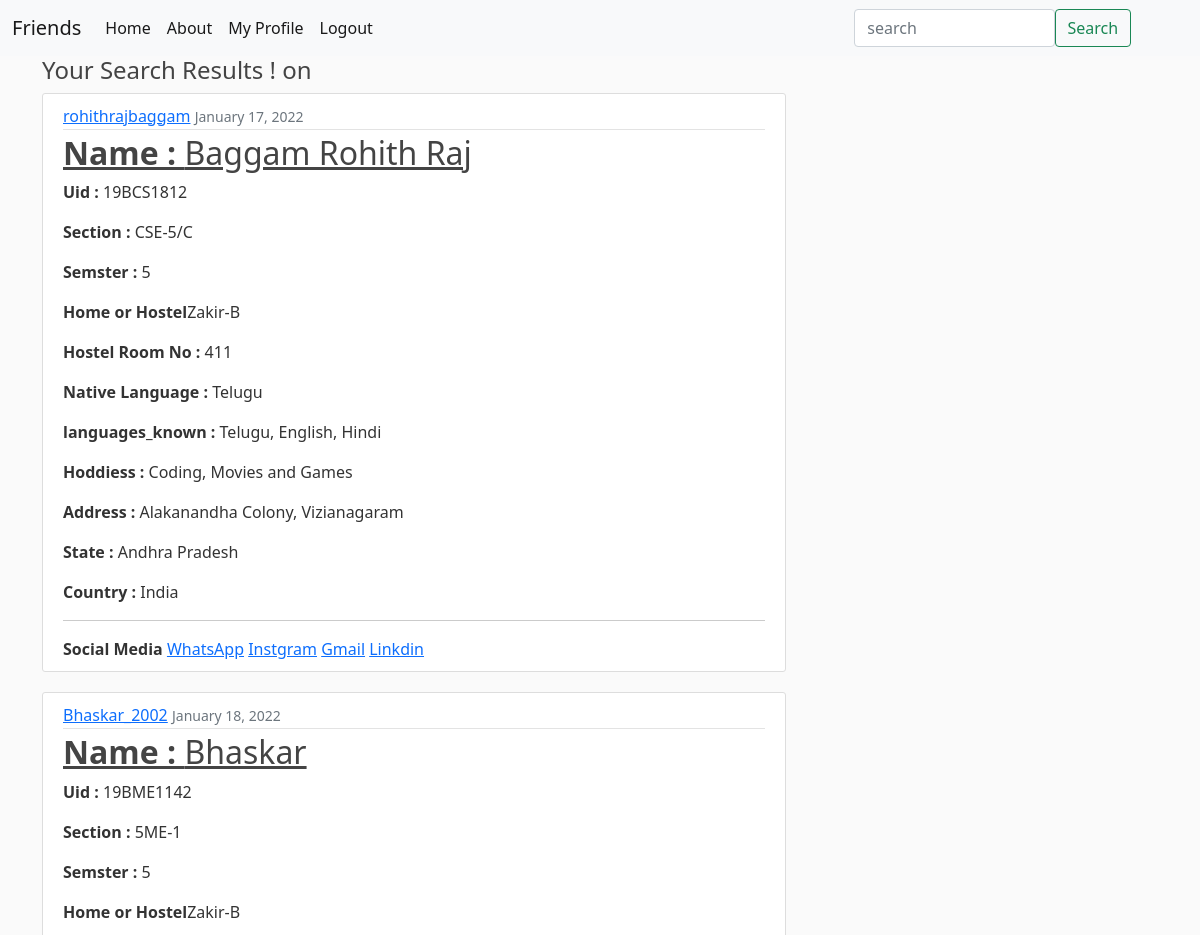
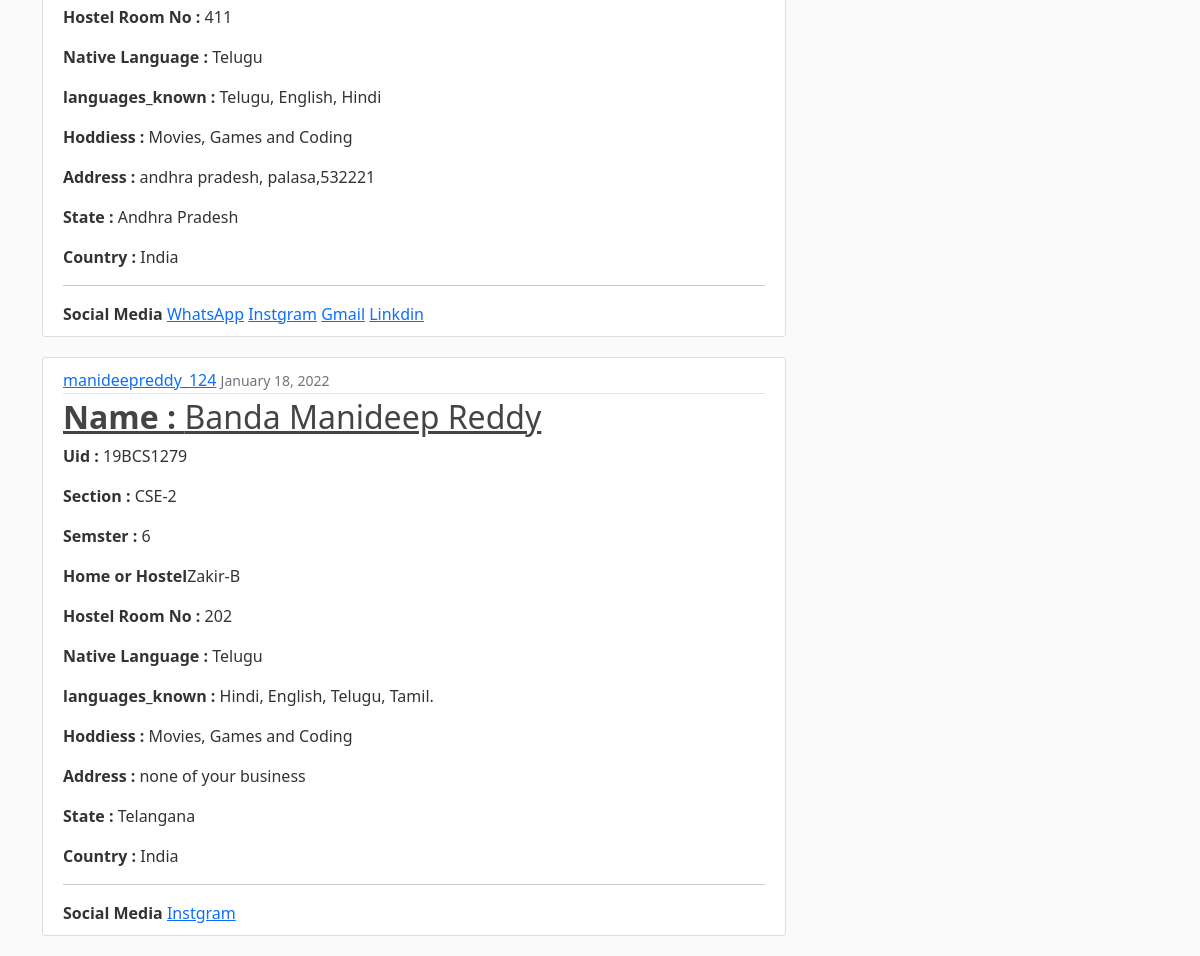
Screenshot of /search/ (signed in) with the database file from the repository (2 pictures, top to bottom).
### blog/models.py (models this page shows, shortened)
class Post(models.Model):
    name        = models.CharField(max_length=100)
    user_posted = models.ForeignKey(User, on_delete=models.CASCADE)
    uid         = models.CharField(max_length=10, unique=True)
    section     = models.CharField(max_length=10, blank=True)
    semster     = models.IntegerField( blank=True)
    hostel_or_Home  = models.CharField(max_length=20, blank=True)
    hostel_number   = models.PositiveIntegerField(default=None, blank=True)
    native_language = models.CharField(max_length=10, default=None)
    languages_known = models.CharField(max_length=100, default=None) # add languages functionality for next update
    hoddies     = models.CharField(max_length=100, blank=True)
    address     = models.TextField(default=None, blank=True)
    state       = models.CharField(max_length=40, default=None)
    country     = models.CharField(max_length=20, default='India')
    instagram   = models.CharField(max_length=100, default=None, blank=True)
    gmail       = models.EmailField(max_length=100, blank=True)
    linkdin     = models.CharField(max_length=100, default=User, blank=True)
    whatsapp    = models.CharField(max_length=100, default=User, blank=True)
    date_posted = models.DateTimeField(default=timezone.now)

### blog/views.py (the view, shortened to what this page needs)
# urls.py: path('search/', views.search, name='search'),
@login_required
def search(request):
    posts = Post.objects.all()
    keyword = ''
    context = {
        'posts' : posts,
        'keyword' : keyword
    }
    return render(request, 'blog/search.html', context)

### blog/templates/blog/search.html (shortened to what this page needs)
{% extends 'blog/base.html' %}
{% block content %}
  <h4>Your Search Results ! on {{keyword}}</h4>
 {% if posts %}
 {% for post in posts %}
<article class="media content-section">
    <div class="media-body">
    <div class="article-metadata">
        <a class="mr-2" href="{%url 'user-posts' post.user_posted.username %}">{{ post.user_posted }}</a>
        <small class="text-muted">{{ post.date_posted|date:"F d, Y" }}</small>
    </div>
    {% if  post.name %}
    <h2><a class="article-title" href="{%url 'post-detail' post.id%}"><b>Name : </b>{{ post.name }}</a></h2>
    {% endif %}
    {% if  post.uid %}
    <p class="article-content"> <b>Uid : </b> {{ post.uid }}</p>
    {% endif %}
    {% if  post.section %}
    <p class="article-content"><b>Section : </b>{{ post.section }}</p>
    {% endif %}
    {% if  post.semster %}
    <p class="article-content"><b>Semster : </b>{{ post.semster }}</p>
    {% endif %}
    {% if  post.hostel_or_Home %}
    <p class="article-content"><b>Home or Hostel</b>{{ post.hostel_or_Home }}</p>
    {% endif %}
    {% if  post.hostel_number %}
    <p class="article-content"><b>Hostel Room No : </b>{{ post.hostel_number }}</p>
    {% endif %}
    {% if  post.native_language %}
    <p class="article-content"><b>Native Language : </b>{{ post.native_language }}</p>
    {% endif %}
    {% if  post.languages_known %}
    <p class="article-content"><b>languages_known : </b>{{ post.languages_known }}</p>
    {% endif %}
    {% if  post.hoddies %}
    <p class="article-content"><b>Hoddiess : </b>{{ post.hoddies }}</p>
    {% endif %}
    {% if  post.address %}
    <p class="article-content"><b>Address : </b>{{ post.address }}</p>
    {% endif %}
    {% if  post.state %}
    <p class="article-content"><b>State : </b>{{ post.state }}</p>
    {% endif %}
    {% if  post.country %}
    <p class="article-content"><b>Country : </b>{{ post.country }}</p>
    {% endif %}
    </div>
    <hr>
    <div>
        <b>Social Media</b>
    {% if  post.whatsapp %}
        <a href="https://wa.me/{{post.whatsapp}}" target="_blank">WhatsApp</a>
        {% endif %}
    {% if  post.instagram %}
        <a href="https://instagram.com/{{post.instagram}}" target="_blank">Instgram</a>
        {% endif %}
    {% if  post.gmail %}
        <a href="mailto:{{post.gmail}}" target="_blank">Gmail</a>
        {% endif %}
    {% if  post.linkdin %}
        <a href="{{post.linkdin}}" target="_blank">Linkdin</a>
        {% endif %}
    </div>
</article>
{% endfor %}
 {% else %}
<h1>Opps! Sorry No Search Results Found :(</h1>
{% endif %}
{% endblock %}

### blog/static/blog/main.css (style rules this page uses)
body { background: #fafafa; color: #333333; }
h1, h2, h3, h4, h5, h6 { color: #444444; }
.content-section { background: #ffffff; padding: 10px 20px; border: 1px solid #dddddd; border-radius: 3px; margin-bottom: 20px; }
.article-title { color: #444444; }
.article-content { white-space: pre-line; }
.article-metadata { padding-bottom: 1px; margin-bottom: 4px; border-bottom: 1px solid #e3e3e3 }

### rows the page displays
Post: user_posted "rohithrajbaggam", date_posted "January 17, 2022", name "Baggam Rohith Raj", uid "19BCS1812", section "CSE-5/C", semster "5", hostel_or_Home "Zakir-B", hostel_number "411", native_language "Telugu", languages_known "Telugu, English, Hindi", hoddies "Coding, Movies and Games", address "Alakanandha Colony, Vizianagaram", state "Andhra Pradesh", country "India"
Post: user_posted "Bhaskar_2002", date_posted "January 18, 2022", name "Bhaskar", uid "19BME1142", section "5ME-1", semster "5", hostel_or_Home "Zakir-B", hostel_number "411", native_language "Telugu", languages_known "Telugu, English, Hindi", hoddies "Movies, Games and Coding", address "andhra pradesh, palasa,532221", state "Andhra Pradesh", country "India"
Post: user_posted "manideepreddy_124", date_posted "January 18, 2022", name "Banda Manideep Reddy", uid "19BCS1279", section "CSE-2", semster "6", hostel_or_Home "Zakir-B", hostel_number "202", native_language "Telugu", languages_known "Hindi, English, Telugu, Tamil.", hoddies "Movies, Games and Coding", address "none of your business", state "Telangana", country "India"
